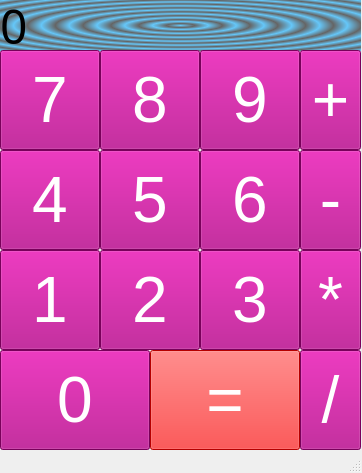
<?xml version="1.0" encoding="UTF-8"?>
<ui version="4.0">
 <class>MainWindow</class>
 <widget class="QMainWindow" name="MainWindow">
  <property name="geometry">
   <rect>
    <x>0</x>
    <y>0</y>
    <width>362</width>
    <height>473</height>
   </rect>
  </property>
  <property name="windowTitle">
   <string>Калькулятор</string>
  </property>
  <widget class="QWidget" name="centralwidget">
   <widget class="QLabel" name="label_result">
    <property name="geometry">
     <rect>
      <x>0</x>
      <y>0</y>
      <width>361</width>
      <height>51</height>
     </rect>
    </property>
    <property name="font">
     <font>
      <family>Vladimir Script</family>
      <pointsize>36</pointsize>
     </font>
    </property>
    <property name="styleSheet">
     <string notr="true">color: qlineargradient(spread:pad, x1:0, y1:0, x2:1, y2:0, stop:0 rgba(9, 41, 4, 255), stop:0.085 rgba(2, 79, 0, 255), stop:0.19 rgba(50, 147, 22, 255), stop:0.275 rgba(236, 191, 49, 255), stop:0.39 rgba(243, 61, 34, 255), stop:0.555 rgba(135, 81, 60, 255), stop:0.667 rgba(121, 75, 255, 255), stop:0.825 rgba(164, 255, 244, 255), stop:0.885 rgba(104, 222, 71, 255), stop:1 rgba(93, 128, 0, 255));
color: rgb(255, 0, 166);
background-color: qradialgradient(spread:repeat, cx:0.5, cy:0.5, radius:0.077, fx:0.5, fy:0.5, stop:0 rgba(0, 169, 255, 147), stop:0.497326 rgba(0, 0, 0, 147), stop:1 rgba(0, 169, 255, 147));
color: rgb(255, 0, 4);
color: rgb(0, 0, 0);</string>
    </property>
    <property name="text">
     <string>0</string>
    </property>
    <property name="margin">
     <number>10</number>
    </property>
   </widget>
   <widget class="QPushButton" name="btn_zero">
    <property name="geometry">
     <rect>
      <x>0</x>
      <y>350</y>
      <width>150</width>
      <height>100</height>
     </rect>
    </property>
    <property name="baseSize">
     <size>
      <width>300</width>
      <height>0</height>
     </size>
    </property>
    <property name="font">
     <font>
      <pointsize>48</pointsize>
     </font>
    </property>
    <property name="styleSheet">
     <string notr="true">background-color: rgb(170, 0, 127);
color: rgb(255, 255, 255);</string>
    </property>
    <property name="text">
     <string>0</string>
    </property>
    <property name="iconSize">
     <size>
      <width>50</width>
      <height>50</height>
     </size>
    </property>
   </widget>
   <widget class="QPushButton" name="btn_equal">
    <property name="geometry">
     <rect>
      <x>150</x>
      <y>350</y>
      <width>150</width>
      <height>100</height>
     </rect>
    </property>
    <property name="baseSize">
     <size>
      <width>300</width>
      <height>0</height>
     </size>
    </property>
    <property name="font">
     <font>
      <pointsize>48</pointsize>
     </font>
    </property>
    <property name="styleSheet">
     <string notr="true">color: rgb(255, 255, 255);
background-color: rgb(255, 0, 0);</string>
    </property>
    <property name="text">
     <string>=</string>
    </property>
    <property name="iconSize">
     <size>
      <width>50</width>
      <height>50</height>
     </size>
    </property>
   </widget>
   <widget class="QPushButton" name="btn_7">
    <property name="geometry">
     <rect>
      <x>0</x>
      <y>50</y>
      <width>100</width>
      <height>100</height>
     </rect>
    </property>
    <property name="font">
     <font>
      <pointsize>48</pointsize>
     </font>
    </property>
    <property name="styleSheet">
     <string notr="true">background-color: rgb(170, 0, 127);
color: rgb(255, 255, 255);</string>
    </property>
    <property name="text">
     <string>7</string>
    </property>
   </widget>
   <widget class="QPushButton" name="btn_8">
    <property name="geometry">
     <rect>
      <x>100</x>
      <y>50</y>
      <width>100</width>
      <height>100</height>
     </rect>
    </property>
    <property name="font">
     <font>
      <pointsize>48</pointsize>
     </font>
    </property>
    <property name="styleSheet">
     <string notr="true">background-color: rgb(170, 0, 127);
color: rgb(255, 255, 255);</string>
    </property>
    <property name="text">
     <string>8</string>
    </property>
   </widget>
   <widget class="QPushButton" name="btn_9">
    <property name="geometry">
     <rect>
      <x>200</x>
      <y>50</y>
      <width>100</width>
      <height>100</height>
     </rect>
    </property>
    <property name="font">
     <font>
      <pointsize>48</pointsize>
     </font>
    </property>
    <property name="styleSheet">
     <string notr="true">background-color: rgb(170, 0, 127);
color: rgb(255, 255, 255);</string>
    </property>
    <property name="text">
     <string>9</string>
    </property>
   </widget>
   <widget class="QPushButton" name="btn_4">
    <property name="geometry">
     <rect>
      <x>0</x>
      <y>150</y>
      <width>100</width>
      <height>100</height>
     </rect>
    </property>
    <property name="font">
     <font>
      <pointsize>48</pointsize>
     </font>
    </property>
    <property name="styleSheet">
     <string notr="true">background-color: rgb(170, 0, 127);
color: rgb(255, 255, 255);</string>
    </property>
    <property name="text">
     <string>4</string>
    </property>
   </widget>
   <widget class="QPushButton" name="btn_5">
    <property name="geometry">
     <rect>
      <x>100</x>
      <y>150</y>
      <width>100</width>
      <height>100</height>
     </rect>
    </property>
    <property name="font">
     <font>
      <pointsize>48</pointsize>
     </font>
    </property>
    <property name="styleSheet">
     <string notr="true">background-color: rgb(170, 0, 127);
color: rgb(255, 255, 255);</string>
    </property>
    <property name="text">
     <string>5</string>
    </property>
   </widget>
   <widget class="QPushButton" name="btn_6">
    <property name="geometry">
     <rect>
      <x>200</x>
      <y>150</y>
      <width>100</width>
      <height>100</height>
     </rect>
    </property>
    <property name="font">
     <font>
      <pointsize>48</pointsize>
     </font>
    </property>
    <property name="styleSheet">
     <string notr="true">background-color: rgb(170, 0, 127);
color: rgb(255, 255, 255);</string>
    </property>
    <property name="text">
     <string>6</string>
    </property>
   </widget>
   <widget class="QPushButton" name="btn_1">
    <property name="geometry">
     <rect>
      <x>0</x>
      <y>250</y>
      <width>100</width>
      <height>100</height>
     </rect>
    </property>
    <property name="font">
     <font>
      <pointsize>48</pointsize>
     </font>
    </property>
    <property name="styleSheet">
     <string notr="true">background-color: rgb(170, 0, 127);
color: rgb(255, 255, 255);</string>
    </property>
    <property name="text">
     <string>1</string>
    </property>
   </widget>
   <widget class="QPushButton" name="btn_2">
    <property name="geometry">
     <rect>
      <x>100</x>
      <y>250</y>
      <width>100</width>
      <height>100</height>
     </rect>
    </property>
    <property name="font">
     <font>
      <pointsize>48</pointsize>
     </font>
    </property>
    <property name="styleSheet">
     <string notr="true">background-color: rgb(170, 0, 127);
color: rgb(255, 255, 255);</string>
    </property>
    <property name="text">
     <string>2</string>
    </property>
   </widget>
   <widget class="QPushButton" name="btn_3">
    <property name="geometry">
     <rect>
      <x>200</x>
      <y>250</y>
      <width>100</width>
      <height>100</height>
     </rect>
    </property>
    <property name="font">
     <font>
      <pointsize>48</pointsize>
     </font>
    </property>
    <property name="styleSheet">
     <string notr="true">background-color: rgb(170, 0, 127);
color: rgb(255, 255, 255);</string>
    </property>
    <property name="text">
     <string>3</string>
    </property>
   </widget>
   <widget class="QPushButton" name="btn_plus">
    <property name="geometry">
     <rect>
      <x>300</x>
      <y>50</y>
      <width>61</width>
      <height>100</height>
     </rect>
    </property>
    <property name="font">
     <font>
      <pointsize>48</pointsize>
     </font>
    </property>
    <property name="styleSheet">
     <string notr="true">background-color: rgb(170, 0, 127);
color: rgb(255, 255, 255);</string>
    </property>
    <property name="text">
     <string>+</string>
    </property>
   </widget>
   <widget class="QPushButton" name="btn_minus">
    <property name="geometry">
     <rect>
      <x>300</x>
      <y>150</y>
      <width>61</width>
      <height>100</height>
     </rect>
    </property>
    <property name="font">
     <font>
      <pointsize>48</pointsize>
     </font>
    </property>
    <property name="styleSheet">
     <string notr="true">background-color: rgb(170, 0, 127);
color: rgb(255, 255, 255);</string>
    </property>
    <property name="text">
     <string>-</string>
    </property>
   </widget>
   <widget class="QPushButton" name="btn_multiply">
    <property name="geometry">
     <rect>
      <x>300</x>
      <y>250</y>
      <width>61</width>
      <height>100</height>
     </rect>
    </property>
    <property name="font">
     <font>
      <pointsize>48</pointsize>
     </font>
    </property>
    <property name="styleSheet">
     <string notr="true">background-color: rgb(170, 0, 127);
color: rgb(255, 255, 255);</string>
    </property>
    <property name="text">
     <string>*</string>
    </property>
   </widget>
   <widget class="QPushButton" name="btn_divide">
    <property name="geometry">
     <rect>
      <x>300</x>
      <y>350</y>
      <width>61</width>
      <height>100</height>
     </rect>
    </property>
    <property name="font">
     <font>
      <pointsize>48</pointsize>
     </font>
    </property>
    <property name="styleSheet">
     <string notr="true">background-color: rgb(170, 0, 127);
color: rgb(255, 255, 255);</string>
    </property>
    <property name="text">
     <string>/</string>
    </property>
   </widget>
  </widget>
  <widget class="QStatusBar" name="statusbar"/>
 </widget>
 <resources/>
 <connections/>
</ui>
